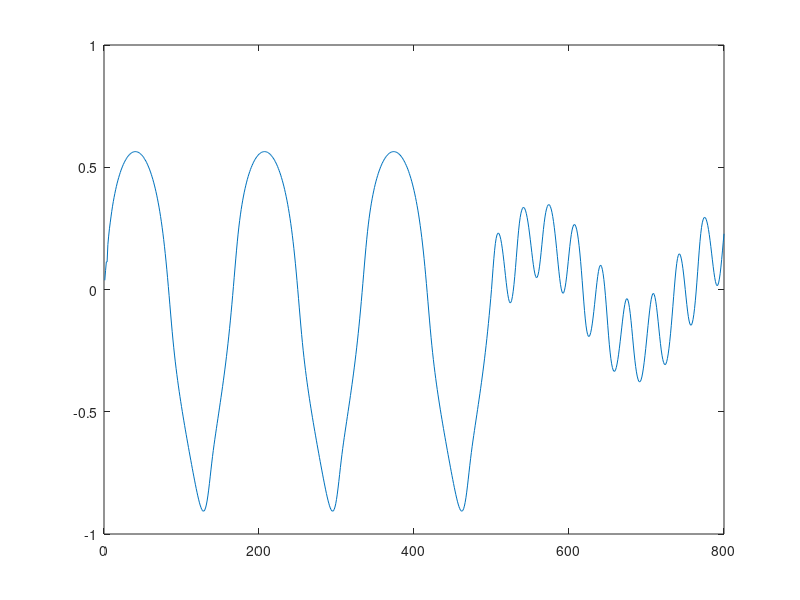
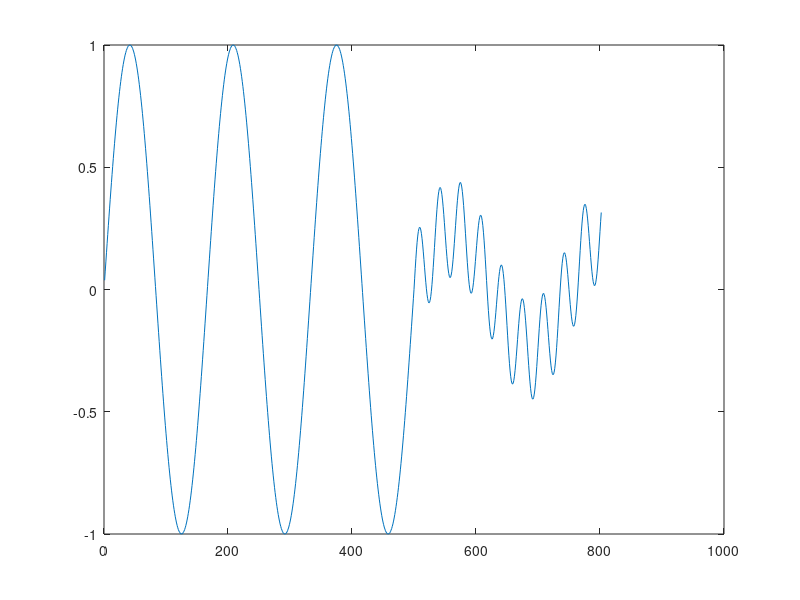

Reproduce these figures in MATLAB, in order.
% clc,clear,close all
% 
% clc,clear,close all
% nonlinear dynamical system

delta = .05
kmax = 802
% test set
% define test controls
Y=[];utest = []
for k = 1 : kmax
    if k <= 500
        test = sin(3*pi*k/250);
    else (k > 500) && (k < kmax);
        test = .25 * sin(2*pi*k/250) + .2*sin(3*k*pi/50);
    end
    utest = [utest test];
end
utest;
% and this is system output
for k = 1 : kmax
    if k == 1;
        y = utest(k);
    elseif k == 2 ;
        y = Y(k-1) * utest(k-1) + utest(k);
    elseif k == 3;
        y = ( Y(k-1) * Y(k-2) * utest(k-1)  + utest(k) ) ./ (1 + Y(k-2)^2);
    elseif k > 4;
        y = ( Y(k-1) * Y(k-2) * Y(k-3) * utest(k-1) * (Y(k-3)-1) + utest(k) ) ./ (1 + Y(k-2)^2 + Y(k-3)^2) ;
    end
    Y = [Y y];
end

Xtest = [];
Ytest = [];

for kk = 3 : kmax
    test_vec = [Y(kk) Y(kk-1) Y(kk-2) utest(kk) utest(kk-1)]';
    Xtest = [Xtest  test_vec];
end

for kk = 1 : kmax-2
    Ytest = [Ytest  Y(kk)];
end
% % % % % % % % % % % % % % % % % % % % % % % % % % % % % % % % % % % % % %
% % % % % % % % % % % % % % % % % % % % % % % % % % % % % % % % % % % % % %
% 
% training set
utrain = linspace(-2,2,kmax);
Ytr = [];
for k = 1 : kmax
    if k == 1;
        y = utrain(k);
    elseif k == 2 ;
        y = Ytr(k-1) * utrain(k-1) + utrain(k);
    elseif k == 3;
        y = ( Ytr(k-1) * Ytr(k-2) * utrain(k-1)  + utrain(k) ) ./ (1 + Ytr(k-2)^2);
    elseif k > 4;
        y = ( Ytr(k-1) * Ytr(k-2) * Y(k-3) * utrain(k-1) * (Ytr(k-3)-1) + utrain(k) ) ./ (1 + Ytr(k-2)^2 + Ytr(k-3)^2);
    end
    Ytr = [Ytr y];
end

figure(1);plot(Ytest)
figure(2);plot(utest)
Xtrain = [];
Ytrain = [];
% 
for k = 3 : kmax
    train_vec = [Ytr(k) Ytr(k-1) Ytr(k-2) utrain(k) utrain(k-1)]';
    Xtrain = [Xtrain  train_vec];
end


for kk = 1 : kmax-2
    Ytrain = [Ytrain  Ytr(kk)];
end
% 
% figure(3);plot(Ytr); hold on
% figure(4);plot(Ytrain,'b');hold on
% figure(5); plot(Ytrain,'k'), hold on; plot(Ytest,'r')
